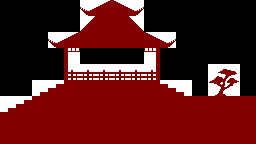

Tiled map render using the project's own tile images. Description and the whole map definition, tile-layer contents included, below:
An orthogonal 16x9 tile map with 16x16 px tiles, 1 tile layer (bg) and 5 objects.

<map version="1.0" tiledversion="1.1.6" orientation="orthogonal" renderorder="right-down" width="16" height="9" tilewidth="16" tileheight="16" infinite="0" nextobjectid="25">
 <tileset firstgid="1" name="tiles" tilewidth="16" tileheight="16" tilecount="72" columns="12">
  <image source="tiles.png" width="192" height="96" />
 </tileset>
 <layer name="bg" width="16" height="9">
  <data encoding="csv">
0,0,0,0,0,25,26,27,28,0,0,0,0,0,0,0,
0,0,0,0,0,13,14,14,15,0,0,0,0,0,0,0,
0,0,0,25,26,14,14,14,14,27,28,0,0,0,0,0,
0,0,0,0,5,0,0,0,0,6,0,0,0,0,0,0,
0,0,0,0,17,61,61,61,61,18,0,0,0,41,42,0,
0,0,49,50,14,14,14,14,14,14,51,52,0,53,54,0,
49,50,14,14,14,14,14,14,14,14,14,14,14,14,14,14,
14,14,14,14,14,14,14,14,14,14,14,14,14,14,14,14,
14,14,14,14,14,14,14,14,14,14,14,14,14,14,14,14
</data>
 </layer>
 <objectgroup name="zones">
  <object id="18" x="-8" y="0" width="8" height="144" />
  <object id="19" x="256" y="0" width="8" height="144" />
  <object id="21" x="-8" y="-8" width="272" height="8" />
  <object id="22" x="-8" y="144" width="272" height="8" />
  <object id="24" x="101" y="76" width="27" height="17">
   <properties>
    <property name="image" value="shovel" />
   </properties>
  </object>
 </objectgroup>
</map>
